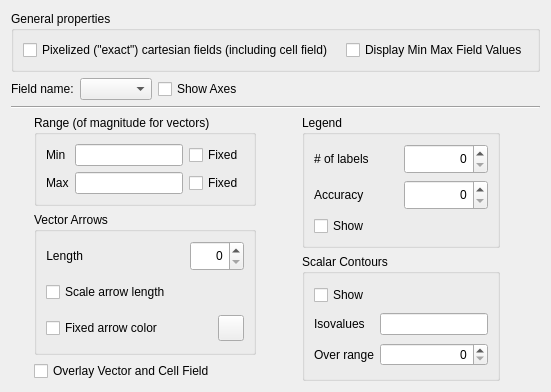
     <widget class="QWidget" name="tab_field">
      <attribute name="title">
       <string>Field</string>
      </attribute>
      <layout class="QVBoxLayout" name="verticalLayout_6">
       <item>
        <layout class="QVBoxLayout" name="verticalLayout_15">
         <item>
          <widget class="QGroupBox" name="groupBox_6">
           <property name="title">
            <string>General properties</string>
           </property>
           <layout class="QVBoxLayout" name="verticalLayout_5">
            <item>
             <layout class="QHBoxLayout" name="horizontalLayout_28">
              <item>
               <widget class="QCheckBox" name="pixelizedScalarFieldCB">
                <property name="toolTip">
                 <string>Checking this box will cause cartesian concentration field in 2D be drawn using explicit pixels providing &quot;exact&quot; representation of the field. Unchecked box will mean that field will be smoothed. </string>
                </property>
                <property name="text">
                 <string>Pixelized (&quot;exact&quot;) cartesian fields (including cell field)  </string>
                </property>
               </widget>
              </item>
              <item>
               <widget class="QCheckBox" name="min_max_display_CB">
                <property name="toolTip">
                 <string>Checking this box will cause cartesian concentration field in 2D be drawn using explicit pixels providing &quot;exact&quot; representation of the field. Unchecked box will mean that field will be smoothed. </string>
                </property>
                <property name="text">
                 <string>Display Min Max Field Values</string>
                </property>
                <property name="checked">
                 <bool>false</bool>
                </property>
               </widget>
              </item>
             </layout>
            </item>
           </layout>
          </widget>
         </item>
         <item>
          <layout class="QHBoxLayout" name="horizontalLayout_6">
           <item>
            <layout class="QHBoxLayout" name="horizontalLayout_5">
             <item>
              <widget class="QLabel" name="label_6">
               <property name="text">
                <string>Field name:</string>
               </property>
              </widget>
             </item>
             <item>
              <widget class="QComboBox" name="fieldComboBox"/>
             </item>
            </layout>
           </item>
           <item>
            <widget class="QCheckBox" name="showPlotAxesCB">
             <property name="text">
              <string>Show Axes</string>
             </property>
            </widget>
           </item>
           <item>
            <spacer name="horizontalSpacer_15">
             <property name="orientation">
              <enum>Qt::Horizontal</enum>
             </property>
             <property name="sizeHint" stdset="0">
              <size>
               <width>40</width>
               <height>20</height>
              </size>
             </property>
            </spacer>
           </item>
          </layout>
         </item>
         <item>
          <widget class="Line" name="line_3">
           <property name="orientation">
            <enum>Qt::Horizontal</enum>
           </property>
          </widget>
         </item>
         <item>
          <layout class="QHBoxLayout" name="horizontalLayout_4">
           <item>
            <spacer name="horizontalSpacer_14">
             <property name="orientation">
              <enum>Qt::Horizontal</enum>
             </property>
             <property name="sizeHint" stdset="0">
              <size>
               <width>18</width>
               <height>20</height>
              </size>
             </property>
            </spacer>
           </item>
           <item>
            <layout class="QVBoxLayout" name="verticalLayout_2">
             <item>
              <widget class="QGroupBox" name="groupBox_8">
               <property name="title">
                <string>Range (of magnitude for vectors)</string>
               </property>
               <layout class="QVBoxLayout" name="verticalLayout_8">
                <item>
                 <layout class="QGridLayout" name="gridLayout_11">
                  <item row="0" column="0">
                   <widget class="QLabel" name="fieldMinLabel">
                    <property name="text">
                     <string>Min</string>
                    </property>
                   </widget>
                  </item>
                  <item row="0" column="1">
                   <widget class="QLineEdit" name="fieldMinRange"/>
                  </item>
                  <item row="0" column="2">
                   <widget class="QCheckBox" name="fieldMinRangeFixedCheckBox">
                    <property name="text">
                     <string>Fixed</string>
                    </property>
                   </widget>
                  </item>
                  <item row="1" column="0">
                   <widget class="QLabel" name="fieldMaxLabel">
                    <property name="text">
                     <string>Max</string>
                    </property>
                   </widget>
                  </item>
                  <item row="1" column="1">
                   <widget class="QLineEdit" name="fieldMaxRange"/>
                  </item>
                  <item row="1" column="2">
                   <widget class="QCheckBox" name="fieldMaxRangeFixedCheckBox">
                    <property name="text">
                     <string>Fixed</string>
                    </property>
                   </widget>
                  </item>
                 </layout>
                </item>
               </layout>
              </widget>
             </item>
             <item>
              <widget class="QGroupBox" name="groupBox_9">
               <property name="title">
                <string>Vector Arrows</string>
               </property>
               <layout class="QVBoxLayout" name="verticalLayout_13">
                <item>
                 <layout class="QHBoxLayout" name="horizontalLayout_20">
                  <item>
                   <widget class="QLabel" name="label_18">
                    <property name="minimumSize">
                     <size>
                      <width>0</width>
                      <height>30</height>
                     </size>
                    </property>
                    <property name="text">
                     <string>Length</string>
                    </property>
                    <property name="alignment">
                     <set>Qt::AlignRight|Qt::AlignTrailing|Qt::AlignVCenter</set>
                    </property>
                   </widget>
                  </item>
                  <item>
                   <spacer name="horizontalSpacer_12">
                    <property name="orientation">
                     <enum>Qt::Horizontal</enum>
                    </property>
                    <property name="sizeHint" stdset="0">
                     <size>
                      <width>40</width>
                      <height>20</height>
                     </size>
                    </property>
                   </spacer>
                  </item>
                  <item>
                   <widget class="QSpinBox" name="vectorsArrowLength">
                    <property name="minimumSize">
                     <size>
                      <width>0</width>
                      <height>30</height>
                     </size>
                    </property>
                    <property name="alignment">
                     <set>Qt::AlignRight|Qt::AlignTrailing|Qt::AlignVCenter</set>
                    </property>
                    <property name="maximum">
                     <number>9999</number>
                    </property>
                   </widget>
                  </item>
                 </layout>
                </item>
                <item>
                 <layout class="QHBoxLayout" name="horizontalLayout_19">
                  <item>
                   <widget class="QCheckBox" name="vectorsScaleArrowCheckBox">
                    <property name="minimumSize">
                     <size>
                      <width>0</width>
                      <height>30</height>
                     </size>
                    </property>
                    <property name="text">
                     <string>Scale arrow length</string>
                    </property>
                   </widget>
                  </item>
                  <item>
                   <spacer name="horizontalSpacer_10">
                    <property name="orientation">
                     <enum>Qt::Horizontal</enum>
                    </property>
                    <property name="sizeHint" stdset="0">
                     <size>
                      <width>40</width>
                      <height>20</height>
                     </size>
                    </property>
                   </spacer>
                  </item>
                 </layout>
                </item>
                <item>
                 <layout class="QHBoxLayout" name="horizontalLayout_18">
                  <item>
                   <widget class="QCheckBox" name="vectorsArrowColorCheckBox">
                    <property name="minimumSize">
                     <size>
                      <width>0</width>
                      <height>30</height>
                     </size>
                    </property>
                    <property name="text">
                     <string>Fixed arrow color</string>
                    </property>
                   </widget>
                  </item>
                  <item>
                   <widget class="QToolButton" name="vectorsArrowColorButton">
                    <property name="minimumSize">
                     <size>
                      <width>26</width>
                      <height>26</height>
                     </size>
                    </property>
                    <property name="maximumSize">
                     <size>
                      <width>26</width>
                      <height>26</height>
                     </size>
                    </property>
                    <property name="text">
                     <string/>
                    </property>
                   </widget>
                  </item>
                 </layout>
                </item>
               </layout>
              </widget>
             </item>
             <item>
              <widget class="QCheckBox" name="vectorsOverlayCheckBox">
               <property name="text">
                <string>Overlay Vector and Cell Field</string>
               </property>
              </widget>
             </item>
            </layout>
           </item>
           <item>
            <spacer name="horizontalSpacer_13">
             <property name="orientation">
              <enum>Qt::Horizontal</enum>
             </property>
             <property name="sizeHint" stdset="0">
              <size>
               <width>40</width>
               <height>20</height>
              </size>
             </property>
            </spacer>
           </item>
           <item>
            <layout class="QVBoxLayout" name="verticalLayout_3">
             <item>
              <widget class="QGroupBox" name="groupBox_7">
               <property name="title">
                <string>Legend</string>
               </property>
               <layout class="QGridLayout" name="gridLayout_7">
                <item row="0" column="0">
                 <layout class="QHBoxLayout" name="horizontalLayout_7">
                  <item>
                   <widget class="QLabel" name="label_14">
                    <property name="text">
                     <string># of labels</string>
                    </property>
                   </widget>
                  </item>
                  <item>
                   <widget class="QSpinBox" name="fieldLegendNumLabels">
                    <property name="minimumSize">
                     <size>
                      <width>0</width>
                      <height>30</height>
                     </size>
                    </property>
                    <property name="alignment">
                     <set>Qt::AlignRight|Qt::AlignTrailing|Qt::AlignVCenter</set>
                    </property>
                    <property name="maximum">
                     <number>9999</number>
                    </property>
                   </widget>
                  </item>
                 </layout>
                </item>
                <item row="1" column="0">
                 <layout class="QHBoxLayout" name="horizontalLayout_8">
                  <item>
                   <widget class="QLabel" name="label_15">
                    <property name="text">
                     <string>Accuracy</string>
                    </property>
                   </widget>
                  </item>
                  <item>
                   <widget class="QSpinBox" name="fieldLegendAccuracy">
                    <property name="minimumSize">
                     <size>
                      <width>0</width>
                      <height>30</height>
                     </size>
                    </property>
                    <property name="alignment">
                     <set>Qt::AlignRight|Qt::AlignTrailing|Qt::AlignVCenter</set>
                    </property>
                    <property name="maximum">
                     <number>9999</number>
                    </property>
                   </widget>
                  </item>
                 </layout>
                </item>
                <item row="2" column="0">
                 <layout class="QHBoxLayout" name="horizontalLayout_9">
                  <item>
                   <widget class="QCheckBox" name="fieldShowLegendCheckBox">
                    <property name="text">
                     <string>Show </string>
                    </property>
                   </widget>
                  </item>
                  <item>
                   <spacer name="horizontalSpacer_4">
                    <property name="orientation">
                     <enum>Qt::Horizontal</enum>
                    </property>
                    <property name="sizeHint" stdset="0">
                     <size>
                      <width>40</width>
                      <height>20</height>
                     </size>
                    </property>
                   </spacer>
                  </item>
                 </layout>
                </item>
               </layout>
              </widget>
             </item>
             <item>
              <widget class="QGroupBox" name="groupBox_12">
               <property name="title">
                <string>Scalar Contours</string>
               </property>
               <layout class="QGridLayout" name="gridLayout_10">
                <item row="2" column="0">
                 <widget class="QLabel" name="numIsovalsInRangeLabel">
                  <property name="text">
                   <string>Over range</string>
                  </property>
                 </widget>
                </item>
                <item row="2" column="1">
                 <widget class="QSpinBox" name="numberOfContoursLinesSpinBox">
                  <property name="alignment">
                   <set>Qt::AlignRight|Qt::AlignTrailing|Qt::AlignVCenter</set>
                  </property>
                  <property name="maximum">
                   <number>9999</number>
                  </property>
                 </widget>
                </item>
                <item row="1" column="1">
                 <widget class="QLineEdit" name="isovalList"/>
                </item>
                <item row="1" column="0">
                 <widget class="QLabel" name="isovalLabel">
                  <property name="text">
                   <string>Isovalues</string>
                  </property>
                 </widget>
                </item>
                <item row="0" column="0">
                 <widget class="QCheckBox" name="contoursShowCB">
                  <property name="text">
                   <string>Show</string>
                  </property>
                 </widget>
                </item>
               </layout>
              </widget>
             </item>
            </layout>
           </item>
           <item>
            <spacer name="horizontalSpacer_3">
             <property name="orientation">
              <enum>Qt::Horizontal</enum>
             </property>
             <property name="sizeHint" stdset="0">
              <size>
               <width>40</width>
               <height>20</height>
              </size>
             </property>
            </spacer>
           </item>
          </layout>
         </item>
        </layout>
       </item>
      </layout>
     </widget>
